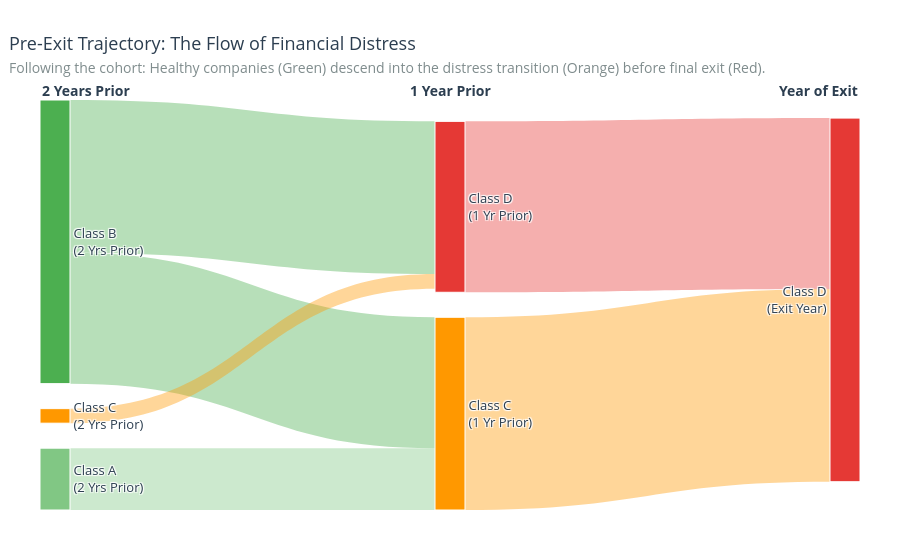

Notebook source saved alongside this figure:
### Markdown cell above
This diagram highlights the main **evaluation consequence** of the previous findings.

- The **test set contains only surviving companies**.
- Firms that exit before **2022–2023** are systematically excluded.
- Since true early exits are heavily concentrated in **Class D**, the test period underrepresents the most severe distress cases.
- This creates a clear form of **survivorship bias**.
- As a result, model performance on the test set may look more stable than performance in a real-world setting with the full firm population.

> **Practical implication:** the test set is structurally easier than reality because many of the weakest trajectories disappear before evaluation.

### Code cell
TARGET   = "financial_health_class"
YEAR_COL = "fiscal_year"

# DATA PREPARATION — derive all metrics from train_df directly
# No hardcoded numbers: every value in the charts comes from the data

df = train_df.copy()

ID_COL = "company_id" if "company_id" in df.columns else "proxy_id"
if ID_COL == "proxy_id":
    df["proxy_id"] = df[["province", "ateco_sector", "legal_form"]].astype(str).agg("_".join, axis=1)

n_companies  = df[ID_COL].nunique()
max_year     = df[YEAR_COL].max()

last_year_per_co       = df.groupby(ID_COL)[YEAR_COL].max().rename("last_year")
df                     = df.merge(last_year_per_co, on=ID_COL, how="left")
df["is_early_exit"]    = (df["last_year"] < max_year).astype(int)
df["is_exit_year"]     = ((df[YEAR_COL] == df["last_year"]) & (df["is_early_exit"] == 1)).astype(int)

n_exit_cos  = df[df["is_early_exit"] == 1][ID_COL].nunique()
exit_cos    = df[df["is_early_exit"] == 1][ID_COL].unique()
exit_df     = df[df[ID_COL].isin(exit_cos)].copy()
exit_df["years_to_exit"] = exit_df.groupby(ID_COL)[YEAR_COL].transform(lambda x: x - x.max())

# Trajectory data: class distribution at t, t-1, t-2
trajectory = {}
for lag in [0, -1, -2]:
    subset = exit_df[exit_df["years_to_exit"] == lag]
    dist   = subset[TARGET].value_counts(normalize=True).mul(100).round(1)
    trajectory[lag] = {
        "n": len(subset),
        "A": dist.get("A", 0.0),
        "B": dist.get("B", 0.0),
        "C": dist.get("C", 0.0),
        "D": dist.get("D", 0.0),
    }

# Full dataset class distribution
full_dist = df[TARGET].value_counts(normalize=True).mul(100).round(1)

# Early exits (all rows) class distribution
early_all_dist = df[df["is_early_exit"] == 1][TARGET].value_counts(normalize=True).mul(100).round(1)

# Consecutive D years
def count_trailing_D(group):
    classes = group.sort_values(YEAR_COL)[TARGET].values
    count = 0
    for c in reversed(classes):
        if c == "D": count += 1
        else: break
    return count

trailing_D   = exit_df.groupby(ID_COL).apply(count_trailing_D).value_counts().sort_index()
sudden_exit  = trailing_D.get(1, 0)
progressive  = trailing_D[trailing_D.index >= 2].sum()

# Exit distribution by year
exit_by_year = (
    df[df["is_exit_year"] == 1]
    .groupby("last_year")[TARGET].value_counts().unstack(fill_value=0)
)


# Sankey Diagram

# I nodi sono già dichiarati nell'ordine logico (A -> B -> C -> D)
labels = [
    "Class A<br>(2 Yrs Prior)",
    "Class B<br>(2 Yrs Prior)",
    "Class C<br>(2 Yrs Prior)",
    "Class C<br>(1 Yr Prior)",
    "Class D<br>(1 Yr Prior)",
    "Class D<br>(Exit Year)"
]

node_colors = [
    "#81C784", "#4CAF50", "#FF9800",
    "#FF9800", "#E53935",
    "#E53935"
]

# Flussi
source = [0, 1, 1, 2, 3, 4] 
target = [3, 3, 4, 4, 5, 5] 
value  = [17, 36, 42, 4, 53, 47] 

link_colors = [
    "rgba(129, 199, 132, 0.4)",
    "rgba(76, 175, 80, 0.4)",
    "rgba(76, 175, 80, 0.4)",
    "rgba(255, 152, 0, 0.4)",
    "rgba(255, 152, 0, 0.4)",
    "rgba(229, 57, 53, 0.4)"
]

fig2 = go.Figure(data=[go.Sankey(
    # 'perpendicular' dice a Plotly di mantenere i nodi in colonne verticali rigide
    # e rispetta l'ordine dell'array 'labels' senza sovrapporli
    arrangement="perpendicular", 
    node = dict(
        pad = 25,          # Aumentato il padding per dare più spazio tra i blocchi (A, B, C)
        thickness = 30,
        line = dict(color = "white", width = 1),
        label = labels,
        color = node_colors,
        # RIMOSSI node_x e node_y, lasciamo fare l'auto-layout a Plotly
        hovertemplate='%{label}<br>%{value}% of cohort<extra></extra>'
    ),
    link = dict(
        source = source,
        target = target,
        value = value,
        color = link_colors,
        hovertemplate='Flow: %{source.label} → %{target.label}<br>%{value}% of cohort<extra></extra>'
    )
)])

fig2.update_layout(
    title=dict(
        text="Pre-Exit Trajectory: The Flow of Financial Distress<br>"
             "<span style='font-size:14px;font-weight:normal;color:#7F8C8D;'>"
             "Following the cohort: Healthy companies (Green) descend into the distress transition (Orange) before final exit (Red).</span>",
        font=dict(size=18, color="#2C3E50"),
        x=0.01
    ),
    font=dict(size=13, color="#2C3E50"),
    paper_bgcolor="white",
    plot_bgcolor="white",
    margin=dict(t=100, l=40, r=40, b=40),
    height=550, 
    width=900
)

# Etichette temporali superiori
fig2.add_annotation(x=0.0, y=1.05, text="<b>2 Years Prior</b>", showarrow=False, xref="paper", yref="paper", font=dict(size=14))
fig2.add_annotation(x=0.5, y=1.05, text="<b>1 Year Prior</b>", showarrow=False, xref="paper", yref="paper", font=dict(size=14))
fig2.add_annotation(x=1.0, y=1.05, text="<b>Year of Exit</b>", showarrow=False, xref="paper", yref="paper", font=dict(size=14))

# Salvataggio
p2 = os.path.join(OUTPUT_PATH, "survivorship_trajectory_sankey.png")
fig2.write_image(p2, scale=2) 
with open(p2 + ".meta.json", "w") as f:
    json.dump({
        "caption": "Pre-exit class trajectory: Ordered Sankey Diagram",
        "description": "Sankey diagram tracing the downward flow of companies from healthy classes down into distress and exit."
    }, f)

fig2.show()

### Figure 1 — Plotly figure (JSON) as saved in the notebook; plotly's stock layout.template omitted (floating-point values rounded to 4 significant figures)
{"data": [{"arrangement": "perpendicular", "link": {"color": ["rgba(129, 199, 132, 0.4)", "rgba(76, 175, 80, 0.4)", "rgba(76, 175, 80, 0.4)", "rgba(255, 152, 0, 0.4)", "rgba(255, 152, 0, 0.4)", "rgba(229, 57, 53, 0.4)"], "hovertemplate": "Flow: %{source.label} → %{target.label}<br>%{value}% of cohort<extra></extra>", "source": [0, 1, 1, 2, 3, 4], "target": [3, 3, 4, 4, 5, 5], "value": [17, 36, 42, 4, 53, 47]}, "node": {"color": ["#81C784", "#4CAF50", "#FF9800", "#FF9800", "#E53935", "#E53935"], "hovertemplate": "%{label}<br>%{value}% of cohort<extra></extra>", "label": ["Class A<br>(2 Yrs Prior)", "Class B<br>(2 Yrs Prior)", "Class C<br>(2 Yrs Prior)", "Class C<br>(1 Yr Prior)", "Class D<br>(1 Yr Prior)", "Class D<br>(Exit Year)"], "line": {"color": "white", "width": 1}, "pad": 25, "thickness": 30}, "type": "sankey"}], "layout": {"annotations": [{"font": {"size": 14}, "showarrow": false, "text": "<b>2 Years Prior</b>", "x": 0, "xref": "paper", "y": 1.05, "yref": "paper"}, {"font": {"size": 14}, "showarrow": false, "text": "<b>1 Year Prior</b>", "x": 0.5, "xref": "paper", "y": 1.05, "yref": "paper"}, {"font": {"size": 14}, "showarrow": false, "text": "<b>Year of Exit</b>", "x": 1, "xref": "paper", "y": 1.05, "yref": "paper"}], "font": {"color": "#2C3E50", "size": 13}, "height": 550, "margin": {"b": 40, "l": 40, "r": 40, "t": 100}, "paper_bgcolor": "white", "plot_bgcolor": "white", "title": {"font": {"color": "#2C3E50", "size": 18}, "text": "Pre-Exit Trajectory: The Flow of Financial Distress<br><span style='font-size:14px;font-weight:normal;color:#7F8C8D;'>Following the cohort: Healthy companies (Green) descend into the distress transition (Orange) before final exit (Red).</span>", "x": 0.01}, "width": 900}}
